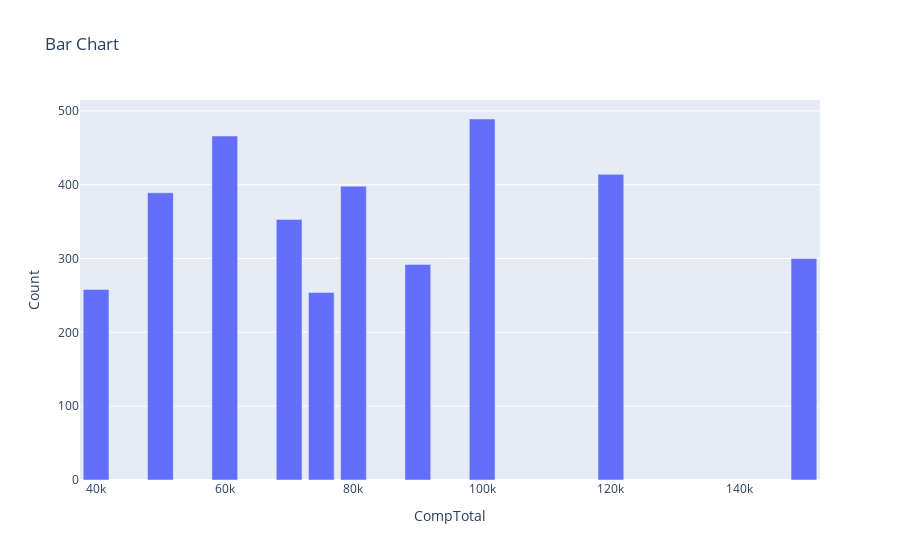
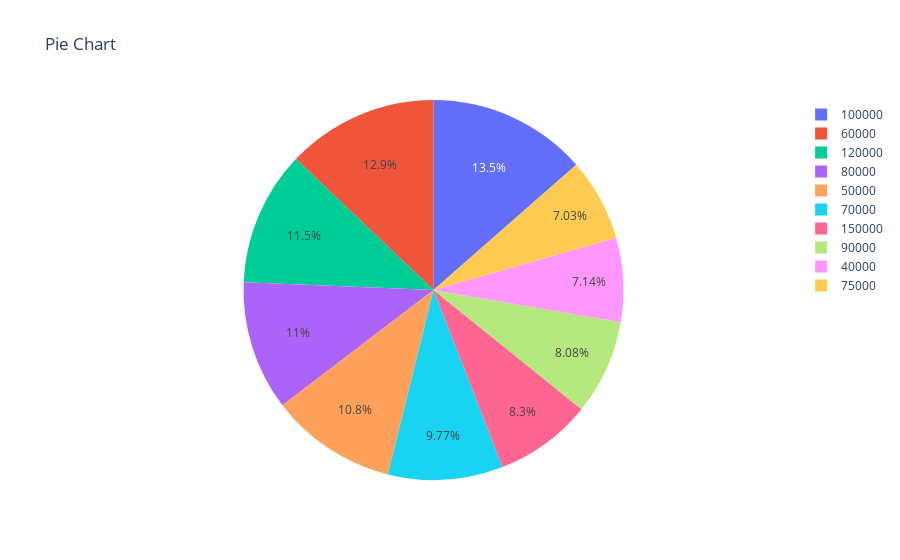
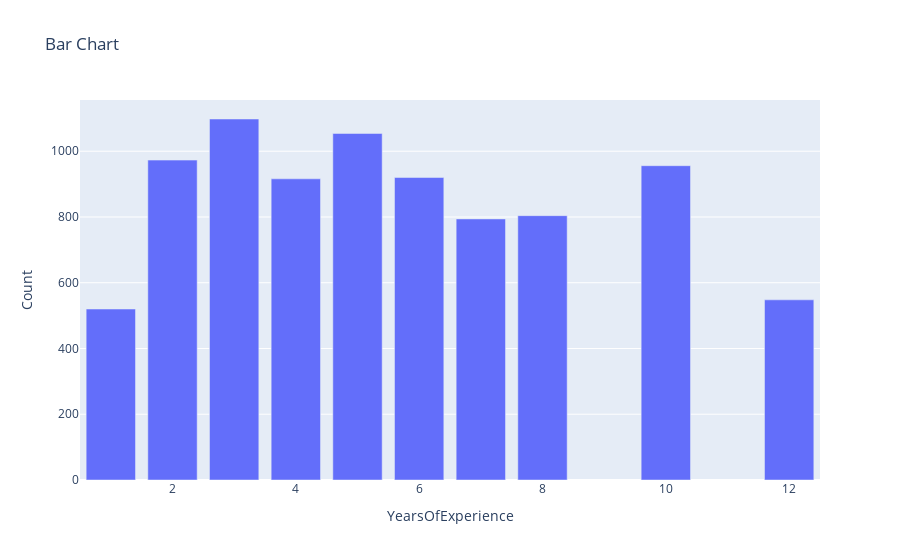
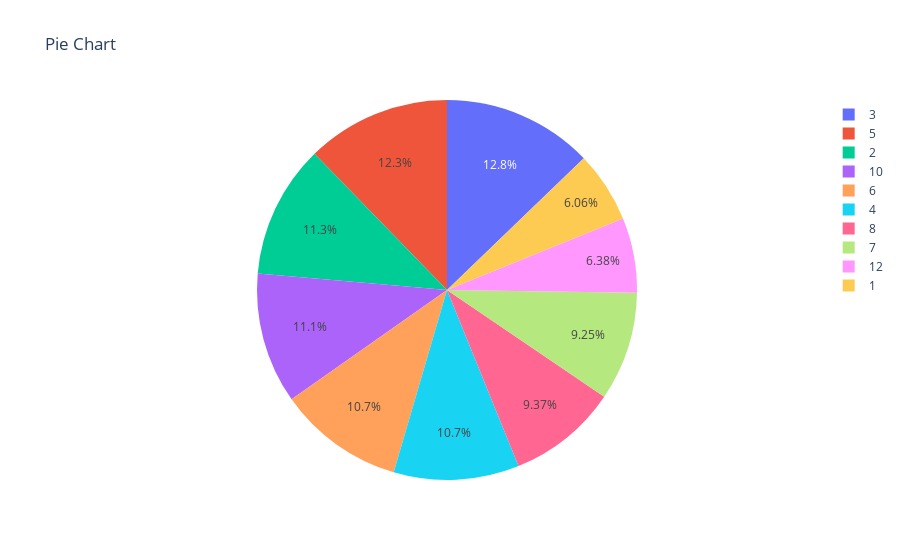

Source (notebook cell) for these figures, in order:
### Markdown cell above
- Visualize Features

### Code cell
ntop = 10 
for index, col in enumerate(df.columns.tolist()):
    print(f"> {index + 1} : {col} ...")
    plot_charts(df, col, ntop)

### Figure 1 — Plotly figure (JSON) as saved in the notebook; plotly's stock layout.template omitted (floating-point values rounded to 4 significant figures)
{"data": [{"alignmentgroup": "True", "hovertemplate": "CompTotal=%{x}<br>Count=%{y}<extra></extra>", "legendgroup": "", "marker": {"color": "#636efa", "pattern": {"shape": ""}}, "name": "", "offsetgroup": "", "orientation": "v", "showlegend": false, "textposition": "auto", "type": "bar", "x": [100000, 60000, 120000, 80000, 50000, 70000, 150000, 90000, 40000, 75000], "xaxis": "x", "y": [489, 466, 414, 398, 389, 353, 300, 292, 258, 254], "yaxis": "y"}], "layout": {"barmode": "relative", "legend": {"tracegroupgap": 0}, "title": {"text": "Bar Chart"}, "xaxis": {"anchor": "y", "domain": [0, 1], "title": {"text": "CompTotal"}}, "yaxis": {"anchor": "x", "domain": [0, 1], "title": {"text": "Count"}}}}

### Figure 2 — Plotly figure (JSON) as saved in the notebook; plotly's stock layout.template omitted (floating-point values rounded to 4 significant figures)
{"data": [{"domain": {"x": [0, 1], "y": [0, 1]}, "hovertemplate": "CompTotal=%{label}<br>Count=%{value}<extra></extra>", "labels": [100000, 60000, 120000, 80000, 50000, 70000, 150000, 90000, 40000, 75000], "legendgroup": "", "name": "", "showlegend": true, "type": "pie", "values": [489, 466, 414, 398, 389, 353, 300, 292, 258, 254]}], "layout": {"legend": {"tracegroupgap": 0}, "title": {"text": "Pie Chart"}}}

### Figure 3 — Plotly figure (JSON) as saved in the notebook; plotly's stock layout.template omitted (floating-point values rounded to 4 significant figures)
{"data": [{"alignmentgroup": "True", "hovertemplate": "YearsOfExperience=%{x}<br>Count=%{y}<extra></extra>", "legendgroup": "", "marker": {"color": "#636efa", "pattern": {"shape": ""}}, "name": "", "offsetgroup": "", "orientation": "v", "showlegend": false, "textposition": "auto", "type": "bar", "x": [3, 5, 2, 10, 6, 4, 8, 7, 12, 1], "xaxis": "x", "y": [1098, 1054, 973, 956, 920, 916, 804, 794, 548, 520], "yaxis": "y"}], "layout": {"barmode": "relative", "legend": {"tracegroupgap": 0}, "title": {"text": "Bar Chart"}, "xaxis": {"anchor": "y", "domain": [0, 1], "title": {"text": "YearsOfExperience"}}, "yaxis": {"anchor": "x", "domain": [0, 1], "title": {"text": "Count"}}}}

### Figure 4 — Plotly figure (JSON) as saved in the notebook; plotly's stock layout.template omitted (floating-point values rounded to 4 significant figures)
{"data": [{"domain": {"x": [0, 1], "y": [0, 1]}, "hovertemplate": "YearsOfExperience=%{label}<br>Count=%{value}<extra></extra>", "labels": [3, 5, 2, 10, 6, 4, 8, 7, 12, 1], "legendgroup": "", "name": "", "showlegend": true, "type": "pie", "values": [1098, 1054, 973, 956, 920, 916, 804, 794, 548, 520]}], "layout": {"legend": {"tracegroupgap": 0}, "title": {"text": "Pie Chart"}}}
